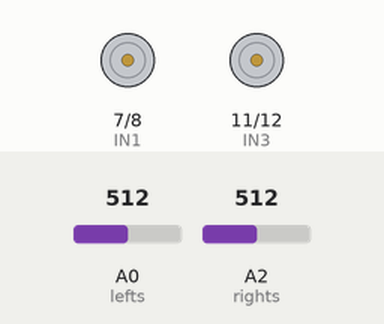
The sketch below on a simulated Arduino Uno, built with avr-gcc and run on an emulated ATmega328P. On the bench: motor-driver pin pairs drawn as motors (green arrow = first pin HIGH = forward, orange = second pin HIGH = backward, longer = more drive, scaled by the enable pin). Inputs (shaded band) come from the test bench; at power-on: A0 (lefts) = 512, A2 (rights) = 512.

Above: at 1.2 s.
1.3 s: A0 (lefts) set to 410
2.8 s: A0 (lefts) set to 386
At 3.9 s:
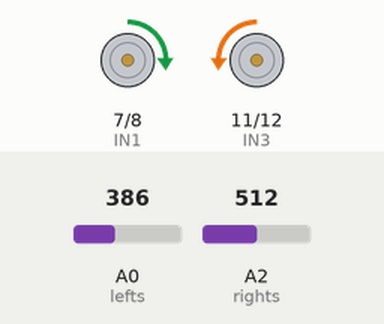
4.3 s: A2 (rights) set to 418
5.8 s: A2 (rights) set to 386
At 6.4 s:
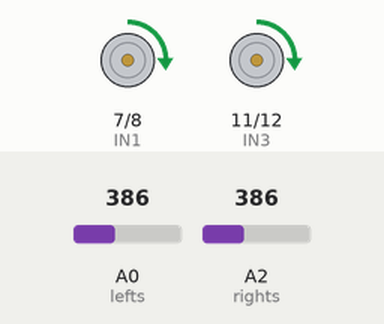
7.3 s: A0 (lefts) set to 511
At 8.5 s:
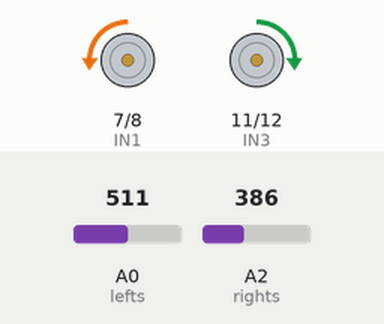
8.8 s: A0 (lefts) set to 390
At 9.7 s:
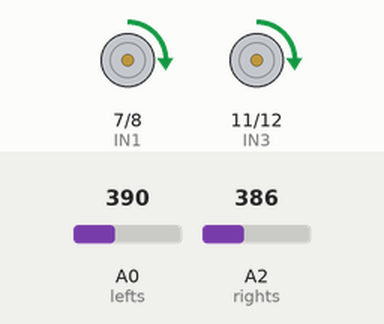
Timing chart, 0 to 11.3 s (numbered marks = the images above; inputs shaded):
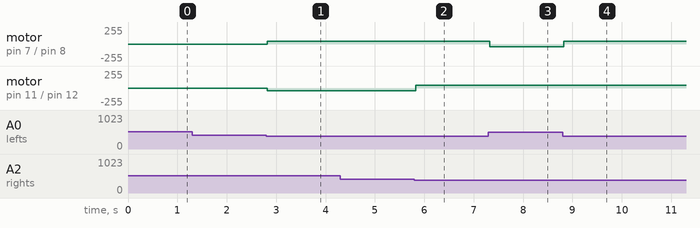

The sketch:

Koog_LT_sampling5_40_240608.ino
```cpp
// Defining pins and variables
#define lefts A0
#define rights A2

// Motor 1 control pins
#define ENA 9
#define IN1 7
#define IN2 8

// Motor 2 control pins
#define ENB 10
#define IN3 11
#define IN4 12

// Median filter settings
#define NUM_SAMPLES 5

int leftSensorValues[NUM_SAMPLES];
int rightSensorValues[NUM_SAMPLES];
int leftSensorIndex = 0;
int rightSensorIndex = 0;

void setup() {
  // Setting motor control pins as output
  pinMode(ENA, OUTPUT);
  pinMode(IN1, OUTPUT);
  pinMode(IN2, OUTPUT);
  pinMode(ENB, OUTPUT);
  pinMode(IN3, OUTPUT);
  pinMode(IN4, OUTPUT);

  // Setting sensor pins as input
  pinMode(lefts, INPUT);
  pinMode(rights, INPUT);

  // Setting initial motor speed
  analogWrite(ENA, 40); // Motor 1 speed
  analogWrite(ENB, 40); // Motor 2 speed

  // Initialize sensor values arrays
  for (int i = 0; i < NUM_SAMPLES; i++) {
    leftSensorValues[i] = analogRead(lefts);
    rightSensorValues[i] = analogRead(rights);
  }
}

// Function to calculate the median of an array
int getMedian(int *values, int numSamples) {
  int sorted[numSamples];
  memcpy(sorted, values, numSamples * sizeof(int));
  sortArray(sorted, numSamples);
  return sorted[numSamples / 2];
}

// Helper function to sort an array
void sortArray(int *arr, int size) {
  for (int i = 0; i < size - 1; i++) {
    for (int j = i + 1; j < size; j++) {
      if (arr[i] > arr[j]) {
        int temp = arr[i];
        arr[i] = arr[j];
        arr[j] = temp;
      }
    }
  }
}

void loop() {
  // Update sensor values
  leftSensorValues[leftSensorIndex] = analogRead(lefts);
  rightSensorValues[rightSensorIndex] = analogRead(rights);

  leftSensorIndex = (leftSensorIndex + 1) % NUM_SAMPLES;
  rightSensorIndex = (rightSensorIndex + 1) % NUM_SAMPLES;

  // Calculate median sensor values
  int leftSensorMedian = getMedian(leftSensorValues, NUM_SAMPLES);
  int rightSensorMedian = getMedian(rightSensorValues, NUM_SAMPLES);

  // There is reflected light from the surface (no line)
  if (leftSensorMedian <= 400 && rightSensorMedian <= 400) {
    // Go forward
    digitalWrite(IN1, HIGH);
    digitalWrite(IN2, LOW);
    digitalWrite(IN3, HIGH);
    digitalWrite(IN4, LOW);
  }
  // Line detected by left sensor (no light reflected to left sensor), robot turns left
  else if (leftSensorMedian > 400 && rightSensorMedian <= 400) {
    // Turn left
    digitalWrite(IN1, LOW);
    digitalWrite(IN2, HIGH);
    digitalWrite(IN3, HIGH);
    digitalWrite(IN4, LOW);
  }
  // Line detected by right sensor (no light reflected to right sensor), robot turns right
  else if (leftSensorMedian <= 400 && rightSensorMedian > 400) {
    // Turn right
    digitalWrite(IN1, HIGH);
    digitalWrite(IN2, LOW);
    digitalWrite(IN3, LOW);
    digitalWrite(IN4, HIGH);
  }
  // Both sensors receive no reflected light
  else if (leftSensorMedian > 400 && rightSensorMedian > 400) {
    // Stop
    digitalWrite(IN1, LOW);
    digitalWrite(IN2, LOW);
    digitalWrite(IN3, LOW);
    digitalWrite(IN4, LOW);
  }

  // Small delay for stability
  delay(10);
}
```

Measured:
- the behaviour switches between 401 and 400 on A0 (lefts) (found by bisection; images 0 and 1)
- the behaviour switches between 401 and 400 on A2 (rights) (found by bisection; images 1 and 2)
- after the input at 1.3 s, every drawn part: stays the same
- after the input at 2.8 s, motor on pin 7 (IN1) / pin 8 (IN2): stopped → forward 40/255 at once; motor on pin 11 (IN3) / pin 12 (IN4): stopped → backward 40/255 at once
- after the input at 4.3 s, every drawn part: stays the same
- after the input at 5.8 s, motor on pin 11 (IN3) / pin 12 (IN4): backward 40/255 → forward 40/255 at once
- after the input at 7.3 s, motor on pin 7 (IN1) / pin 8 (IN2): forward 40/255 → backward 40/255 at once
- after the input at 8.8 s, motor on pin 7 (IN1) / pin 8 (IN2): backward 40/255 → forward 40/255 at once
